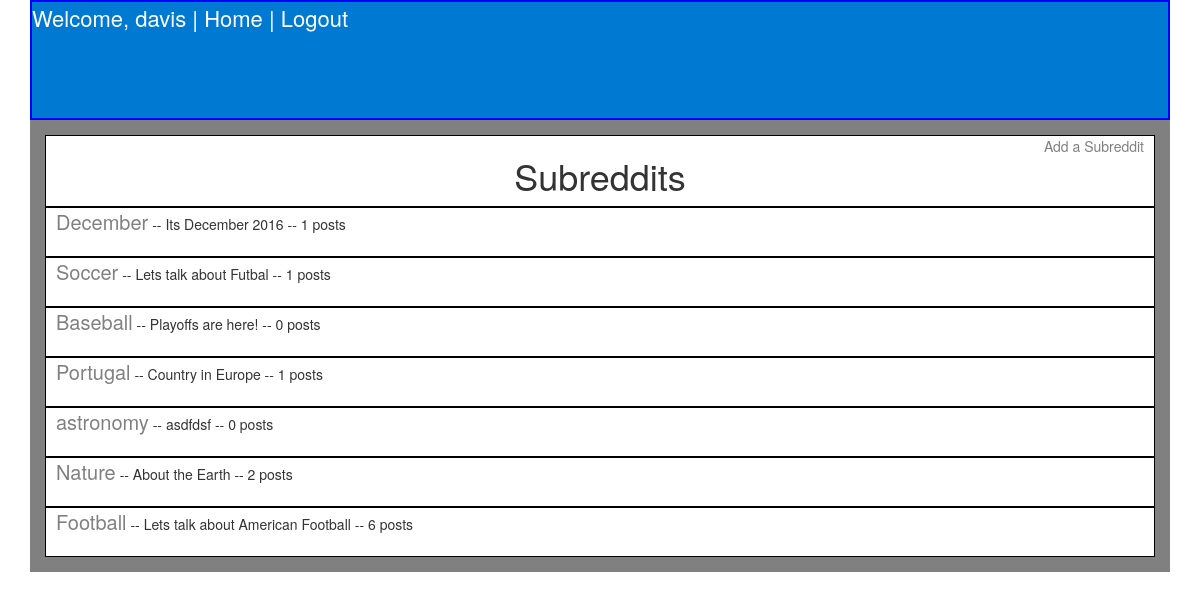
Screenshot of / (signed in) with the database file from the repository.
### app/models.py (models this page shows, shortened)
class Subreddit(models.Model):
    name = models.CharField(max_length = 40)
    description = models.CharField(max_length = 40)
    creation_time = models.DateTimeField(auto_now_add=True)
    @property
    def current_count(self):
        posts = Post.objects.filter(subreddit = self)
        return posts.count()

### app/views.py (the view)
# urls.py: url(r'^$', SubredditView.as_view(), name="subreddits_view"),
class SubredditView(ListView):
    template_name = "subreddits.html"
    model = Subreddit
    def get_context_data(self):
        context = super().get_context_data()
        subs = Subreddit.objects.all()
        order = sorted(subs, key=operator.attrgetter('creation_time'))
        order.reverse()
        context["twenty"] = order
        return context

### templates/subreddits.html
{% extends 'base.html' %}
    {% block content %}
      <div class="title">
<a href="{%url 'subreddit_create_view'%}">Add a Subreddit</a>
      <h1>Subreddits</h1>
    </div>
      {% for sub in twenty %}
  <div class="sub_item">
        <a href="{%url 'post_list_view' sub.id %}">{{sub.name}}</a> --
        {{ sub.description }} -- {{ sub.current_count }} posts
  </div>
      {% endfor %}
        {% endblock %}

### templates/base.html (shortened to what this page needs)
{% load staticfiles %}
<!DOCTYPE html>
<html>
  <head>
    <link rel="stylesheet" href="{% static 'css/bootstrap.css' %}" media="screen" title="no title">
    <link rel="stylesheet" type="text/css" href="{% static 'css/theme.css' %}" />
  </head>
  <body>
    <div class="container">
    <div class="links" id="top">
      {% if request.user.is_authenticated %}
       Welcome, {{ request.user }} | <a href="{% url 'subreddits_view'%}">Home</a> |
       <a href="http://localhost:8000/logout">Logout</a>
       {% else %}
       <a href="{% url 'subreddits_view'%}">Home</a> | <a href="{% url 'user_create_view'%}">Create User</a>
       | <a href="http://localhost:8000/login">Login</a>
       {% endif %}
    </div>
<div class="box">
    {% block content %}
        {% endblock %}
      </div>
  </body>
</html>

### app/static/css/theme.css (style rules this page uses)
.links { color: white; background: #0079d3; height: 120px; border: 2px solid blue; font-size: 22px; }
.container a:link { color: grey; font-size: 20px; }
#top a:link { color: white; }
#top a:link { font-size: 22px; padding-top: 10px; }
.title { text-align: center; border: solid 1px black; padding-right: 10px; padding-left: 10px; }
.title a:link { float: right ; font-size: 14px; }
.box { border: 15px solid grey; }
.sub_item { height: 50px; border: solid 1px black; padding-left: 10px; }

### rows the page displays
Subreddit: name "December", description "Its December 2016", current_count "1"
Subreddit: name "Soccer", description "Lets talk about Futbal", current_count "1"
Subreddit: name "Baseball", description "Playoffs are here!", current_count "0"
Subreddit: name "Portugal", description "Country in Europe", current_count "1"
Subreddit: name "astronomy", description "asdfdsf", current_count "0"
Subreddit: name "Nature", description "About the Earth", current_count "2"
Subreddit: name "Football", description "Lets talk about American Football", current_count "6"

### other values shown
{{ request.user }} "davis"
